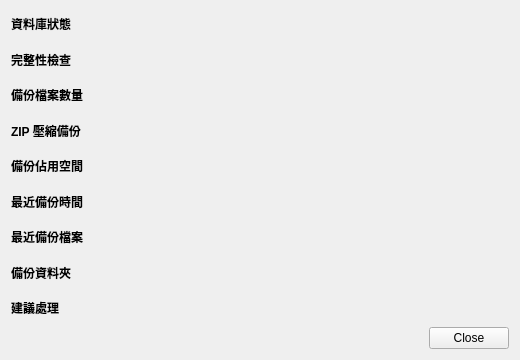
<?xml version="1.0" encoding="UTF-8"?>
<ui version="4.0">
 <class>backupStatusDialogContent</class>
 <widget class="QWidget" name="backupStatusDialogContent">
  <property name="geometry">
   <rect>
    <x>0</x>
    <y>0</y>
    <width>520</width>
    <height>360</height>
   </rect>
  </property>
  <property name="minimumSize">
   <size>
    <width>520</width>
    <height>0</height>
   </size>
  </property>
  <property name="windowTitle">
   <string>備份狀態</string>
  </property>
  <layout class="QVBoxLayout" name="backupStatusLayout">
   <property name="spacing">
    <number>6</number>
   </property>
   <property name="leftMargin">
    <number>11</number>
   </property>
   <property name="topMargin">
    <number>11</number>
   </property>
   <property name="rightMargin">
    <number>11</number>
   </property>
   <property name="bottomMargin">
    <number>11</number>
   </property>
   <item>
    <layout class="QGridLayout" name="statusGrid">
     <property name="horizontalSpacing">
      <number>14</number>
     </property>
     <property name="verticalSpacing">
      <number>10</number>
     </property>
     <property name="leftMargin">
      <number>0</number>
     </property>
     <property name="topMargin">
      <number>0</number>
     </property>
     <property name="rightMargin">
      <number>0</number>
     </property>
     <property name="bottomMargin">
      <number>0</number>
     </property>
     <item row="0" column="0">
      <widget class="QLabel" name="databaseLabel">
       <property name="text">
        <string>資料庫狀態</string>
       </property>
       <property name="styleSheet">
        <string>font-weight: 600;</string>
       </property>
      </widget>
     </item>
     <item row="0" column="1">
      <widget class="QLabel" name="databaseValue">
       <property name="text">
        <string />
       </property>
       <property name="wordWrap">
        <bool>true</bool>
       </property>
       <property name="textInteractionFlags">
        <set>Qt::TextSelectableByMouse</set>
       </property>
      </widget>
     </item>
     <item row="1" column="0">
      <widget class="QLabel" name="integrityLabel">
       <property name="text">
        <string>完整性檢查</string>
       </property>
       <property name="styleSheet">
        <string>font-weight: 600;</string>
       </property>
      </widget>
     </item>
     <item row="1" column="1">
      <widget class="QLabel" name="integrityValue">
       <property name="text">
        <string />
       </property>
       <property name="wordWrap">
        <bool>true</bool>
       </property>
       <property name="textInteractionFlags">
        <set>Qt::TextSelectableByMouse</set>
       </property>
      </widget>
     </item>
     <item row="2" column="0">
      <widget class="QLabel" name="backupCountLabel">
       <property name="text">
        <string>備份檔案數量</string>
       </property>
       <property name="styleSheet">
        <string>font-weight: 600;</string>
       </property>
      </widget>
     </item>
     <item row="2" column="1">
      <widget class="QLabel" name="backupCountValue">
       <property name="text">
        <string />
       </property>
       <property name="wordWrap">
        <bool>true</bool>
       </property>
       <property name="textInteractionFlags">
        <set>Qt::TextSelectableByMouse</set>
       </property>
      </widget>
     </item>
     <item row="3" column="0">
      <widget class="QLabel" name="compressedCountLabel">
       <property name="text">
        <string>ZIP 壓縮備份</string>
       </property>
       <property name="styleSheet">
        <string>font-weight: 600;</string>
       </property>
      </widget>
     </item>
     <item row="3" column="1">
      <widget class="QLabel" name="compressedCountValue">
       <property name="text">
        <string />
       </property>
       <property name="wordWrap">
        <bool>true</bool>
       </property>
       <property name="textInteractionFlags">
        <set>Qt::TextSelectableByMouse</set>
       </property>
      </widget>
     </item>
     <item row="4" column="0">
      <widget class="QLabel" name="totalSizeLabel">
       <property name="text">
        <string>備份佔用空間</string>
       </property>
       <property name="styleSheet">
        <string>font-weight: 600;</string>
       </property>
      </widget>
     </item>
     <item row="4" column="1">
      <widget class="QLabel" name="totalSizeValue">
       <property name="text">
        <string />
       </property>
       <property name="wordWrap">
        <bool>true</bool>
       </property>
       <property name="textInteractionFlags">
        <set>Qt::TextSelectableByMouse</set>
       </property>
      </widget>
     </item>
     <item row="5" column="0">
      <widget class="QLabel" name="latestTimeLabel">
       <property name="text">
        <string>最近備份時間</string>
       </property>
       <property name="styleSheet">
        <string>font-weight: 600;</string>
       </property>
      </widget>
     </item>
     <item row="5" column="1">
      <widget class="QLabel" name="latestTimeValue">
       <property name="text">
        <string />
       </property>
       <property name="wordWrap">
        <bool>true</bool>
       </property>
       <property name="textInteractionFlags">
        <set>Qt::TextSelectableByMouse</set>
       </property>
      </widget>
     </item>
     <item row="6" column="0">
      <widget class="QLabel" name="latestFileLabel">
       <property name="text">
        <string>最近備份檔案</string>
       </property>
       <property name="styleSheet">
        <string>font-weight: 600;</string>
       </property>
      </widget>
     </item>
     <item row="6" column="1">
      <widget class="QLabel" name="latestFileValue">
       <property name="text">
        <string />
       </property>
       <property name="wordWrap">
        <bool>true</bool>
       </property>
       <property name="textInteractionFlags">
        <set>Qt::TextSelectableByMouse</set>
       </property>
      </widget>
     </item>
     <item row="7" column="0">
      <widget class="QLabel" name="directoryLabel">
       <property name="text">
        <string>備份資料夾</string>
       </property>
       <property name="styleSheet">
        <string>font-weight: 600;</string>
       </property>
      </widget>
     </item>
     <item row="7" column="1">
      <widget class="QLabel" name="directoryValue">
       <property name="text">
        <string />
       </property>
       <property name="wordWrap">
        <bool>true</bool>
       </property>
       <property name="textInteractionFlags">
        <set>Qt::TextSelectableByMouse</set>
       </property>
      </widget>
     </item>
     <item row="8" column="0">
      <widget class="QLabel" name="guidanceLabel">
       <property name="text">
        <string>建議處理</string>
       </property>
       <property name="styleSheet">
        <string>font-weight: 600;</string>
       </property>
      </widget>
     </item>
     <item row="8" column="1">
      <widget class="QLabel" name="guidanceValue">
       <property name="text">
        <string />
       </property>
       <property name="wordWrap">
        <bool>true</bool>
       </property>
       <property name="textInteractionFlags">
        <set>Qt::TextSelectableByMouse</set>
       </property>
      </widget>
     </item>
    </layout>
   </item>
   <item>
    <widget class="DialogButtonBox" name="buttonBox">
     <property name="standardButtons">
      <set>QDialogButtonBox::Close</set>
     </property>
    </widget>
   </item>
  </layout>
 </widget>
 <customwidgets>
 <customwidget>
  <class>DialogButtonBox</class>
  <extends>QDialogButtonBox</extends>
  <header>customer_fluent</header>
 </customwidget>
 </customwidgets>
 <resources />
 <connections />
</ui>
